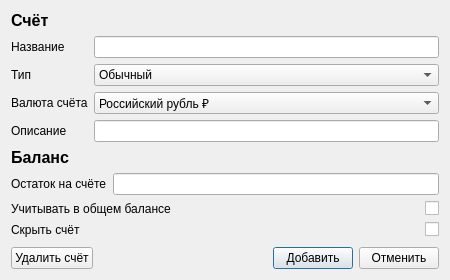
<?xml version="1.0" encoding="UTF-8"?>
<ui version="4.0">
 <class>menu_edit_account</class>
 <widget class="QDialog" name="menu_edit_account">
  <property name="enabled">
   <bool>true</bool>
  </property>
  <property name="geometry">
   <rect>
    <x>0</x>
    <y>0</y>
    <width>450</width>
    <height>280</height>
   </rect>
  </property>
  <property name="font">
   <font>
    <weight>50</weight>
    <bold>false</bold>
    <kerning>true</kerning>
   </font>
  </property>
  <property name="windowTitle">
   <string>Новый счёт</string>
  </property>
  <property name="toolTip">
   <string/>
  </property>
  <property name="statusTip">
   <string/>
  </property>
  <property name="accessibleName">
   <string/>
  </property>
  <layout class="QVBoxLayout" name="verticalLayout">
   <item>
    <widget class="QLabel" name="menu_title_account">
     <property name="font">
      <font>
       <pointsize>12</pointsize>
       <weight>75</weight>
       <bold>true</bold>
      </font>
     </property>
     <property name="text">
      <string>Счёт</string>
     </property>
     <property name="alignment">
      <set>Qt::AlignLeading|Qt::AlignLeft|Qt::AlignTop</set>
     </property>
    </widget>
   </item>
   <item>
    <layout class="QFormLayout" name="formLayout">
     <item row="0" column="0">
      <widget class="QLabel" name="label_title">
       <property name="text">
        <string>Название</string>
       </property>
      </widget>
     </item>
     <item row="0" column="1">
      <widget class="QLineEdit" name="line_title"/>
     </item>
     <item row="1" column="0">
      <widget class="QLabel" name="label_type">
       <property name="text">
        <string>Тип</string>
       </property>
      </widget>
     </item>
     <item row="1" column="1">
      <widget class="QComboBox" name="type_selection">
       <item>
        <property name="text">
         <string>Обычный</string>
        </property>
       </item>
       <item>
        <property name="text">
         <string>Накопительный</string>
        </property>
       </item>
      </widget>
     </item>
     <item row="2" column="0">
      <widget class="QLabel" name="label_currency">
       <property name="text">
        <string>Валюта счёта</string>
       </property>
      </widget>
     </item>
     <item row="2" column="1">
      <widget class="QComboBox" name="currency_selection">
       <item>
        <property name="text">
         <string>Российский рубль ₽</string>
        </property>
       </item>
       <item>
        <property name="text">
         <string>Доллар США $</string>
        </property>
       </item>
       <item>
        <property name="text">
         <string>Евро €</string>
        </property>
       </item>
      </widget>
     </item>
     <item row="3" column="0">
      <widget class="QLabel" name="label_description">
       <property name="text">
        <string>Описание</string>
       </property>
      </widget>
     </item>
     <item row="3" column="1">
      <widget class="QLineEdit" name="line_description"/>
     </item>
    </layout>
   </item>
   <item>
    <spacer name="spacer_account_balance">
     <property name="orientation">
      <enum>Qt::Vertical</enum>
     </property>
     <property name="sizeHint" stdset="0">
      <size>
       <width>20</width>
       <height>0</height>
      </size>
     </property>
    </spacer>
   </item>
   <item>
    <widget class="QLabel" name="main_title_balance">
     <property name="font">
      <font>
       <pointsize>12</pointsize>
       <weight>75</weight>
       <bold>true</bold>
      </font>
     </property>
     <property name="text">
      <string>Баланс</string>
     </property>
    </widget>
   </item>
   <item>
    <layout class="QFormLayout" name="remains">
     <item row="0" column="0">
      <widget class="QLabel" name="remains_layout">
       <property name="text">
        <string>Остаток на счёте</string>
       </property>
      </widget>
     </item>
     <item row="0" column="1">
      <widget class="QLineEdit" name="remains_line"/>
     </item>
    </layout>
   </item>
   <item>
    <layout class="QFormLayout" name="formLayout_2">
     <item row="0" column="0">
      <widget class="QLabel" name="check_add_in_all_balance">
       <property name="text">
        <string>Учитывать в общем балансе</string>
       </property>
      </widget>
     </item>
     <item row="0" column="1">
      <widget class="QCheckBox" name="r_btn_check_in_all_balance">
       <property name="layoutDirection">
        <enum>Qt::RightToLeft</enum>
       </property>
       <property name="text">
        <string/>
       </property>
      </widget>
     </item>
     <item row="1" column="0">
      <widget class="QLabel" name="hide_acc">
       <property name="text">
        <string>Скрыть счёт</string>
       </property>
      </widget>
     </item>
     <item row="1" column="1">
      <widget class="QCheckBox" name="r_btn_check_hide_acc">
       <property name="layoutDirection">
        <enum>Qt::RightToLeft</enum>
       </property>
       <property name="text">
        <string/>
       </property>
      </widget>
     </item>
    </layout>
   </item>
   <item>
    <spacer name="verticalSpacer_2">
     <property name="orientation">
      <enum>Qt::Vertical</enum>
     </property>
     <property name="sizeHint" stdset="0">
      <size>
       <width>17</width>
       <height>7</height>
      </size>
     </property>
    </spacer>
   </item>
   <item>
    <layout class="QHBoxLayout" name="h_layout_for_buttons">
     <item>
      <widget class="QPushButton" name="btn_delete">
       <property name="text">
        <string>Удалить счёт</string>
       </property>
       <property name="flat">
        <bool>false</bool>
       </property>
      </widget>
     </item>
     <item>
      <spacer name="h_spacer_add_cancel_1">
       <property name="orientation">
        <enum>Qt::Horizontal</enum>
       </property>
       <property name="sizeHint" stdset="0">
        <size>
         <width>40</width>
         <height>20</height>
        </size>
       </property>
      </spacer>
     </item>
     <item>
      <widget class="QPushButton" name="btn_add">
       <property name="text">
        <string>Добавить</string>
       </property>
       <property name="default">
        <bool>true</bool>
       </property>
      </widget>
     </item>
     <item>
      <widget class="QPushButton" name="btn_cancel">
       <property name="text">
        <string>Отменить</string>
       </property>
      </widget>
     </item>
    </layout>
   </item>
  </layout>
 </widget>
 <resources/>
 <connections/>
</ui>
